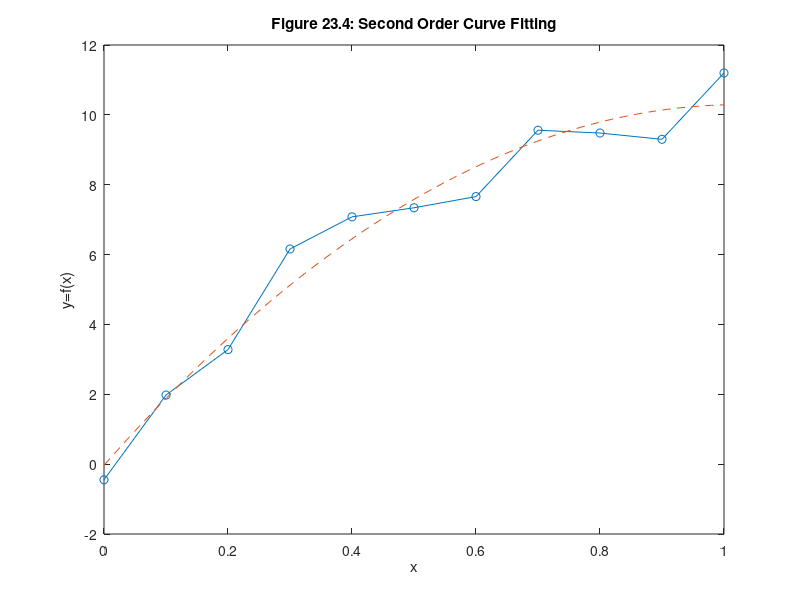

This figure's MATLAB source:
x = [0 .1 .2 .3 .4 .5 .6 .7 .8 .9 1];
y = [-.447 1.978 3.28 6.16 7.08 7.34 7.66 9.56 9.48 9.30 11.2]; % data
n = 2; % order of fit
p = polyfit(x,y,n) % find polynomial coefficients
xi = linspace(0,1,100);
yi = polyval(p,xi); % evaluate polynomial
plot(x,y,'-o',xi,yi,'--')
xlabel('x'), ylabel('y=f(x)')
title('Figure 23.4: Second Order Curve Fitting')
